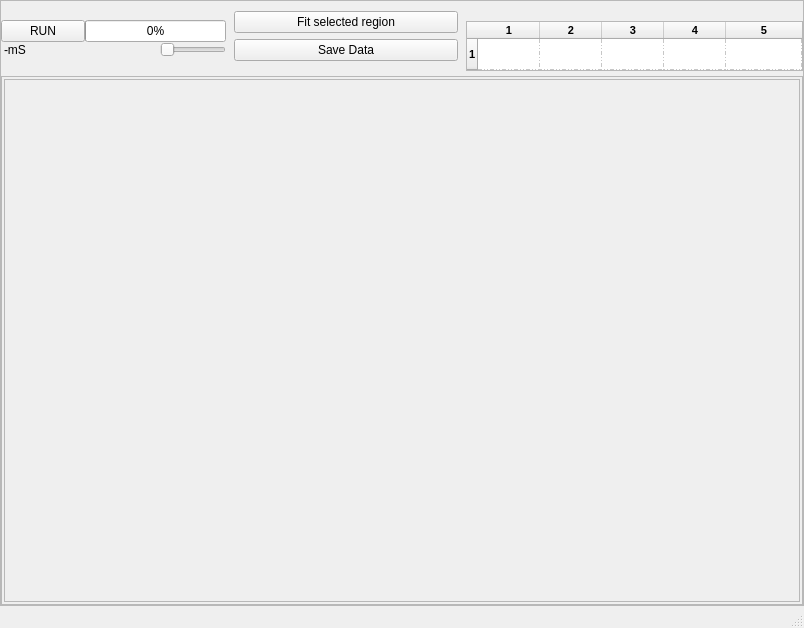
<?xml version="1.0" encoding="UTF-8"?>
<ui version="4.0">
    <class>MainWindow</class>
    <widget class="QMainWindow" name="MainWindow">
        <property name="geometry">
            <rect>
                <x>0</x>
                <y>0</y>
                <width>804</width>
                <height>628</height>
            </rect>
        </property>
        <property name="windowTitle">
            <string>MainWindow</string>
        </property>
        <widget class="QWidget" name="centralwidget">
            <layout class="QGridLayout" name="gridLayout_3">
                <property name="margin">
                    <number>0</number>
                </property>
                <item row="0" column="0">
                    <widget class="QFrame" name="widgetFrameOuter">
                        <property name="sizePolicy">
                            <sizepolicy hsizetype="Preferred" vsizetype="Preferred">
                                <horstretch>0</horstretch>
                                <verstretch>0</verstretch>
                            </sizepolicy>
                        </property>
                        <property name="styleSheet">
                            <string notr="true"/>
                        </property>
                        <property name="frameShape">
                            <enum>QFrame::StyledPanel</enum>
                        </property>
                        <property name="frameShadow">
                            <enum>QFrame::Raised</enum>
                        </property>
                        <property name="class" stdset="0">
                            <string>PeripheralCollection</string>
                        </property>
                        <layout class="QVBoxLayout" name="verticalLayout_3">
                            <property name="spacing">
                                <number>5</number>
                            </property>
                            <property name="leftMargin">
                                <number>0</number>
                            </property>
                            <property name="topMargin">
                                <number>5</number>
                            </property>
                            <property name="rightMargin">
                                <number>0</number>
                            </property>
                            <property name="bottomMargin">
                                <number>0</number>
                            </property>
                            <item>
                                <widget class="QFrame" name="frame">
                                    <property name="sizePolicy">
                                        <sizepolicy hsizetype="Preferred" vsizetype="Maximum">
                                            <horstretch>0</horstretch>
                                            <verstretch>0</verstretch>
                                        </sizepolicy>
                                    </property>
                                    <property name="minimumSize">
                                        <size>
                                            <width>0</width>
                                            <height>60</height>
                                        </size>
                                    </property>
                                    <property name="frameShape">
                                        <enum>QFrame::NoFrame</enum>
                                    </property>
                                    <property name="frameShadow">
                                        <enum>QFrame::Raised</enum>
                                    </property>
                                    <property name="class" stdset="0">
                                        <string>PeripheralCollectionInner</string>
                                    </property>
                                    <layout class="QHBoxLayout" name="horizontalLayout" stretch="10,10,15">
                                        <property name="spacing">
                                            <number>8</number>
                                        </property>
                                        <property name="margin">
                                            <number>0</number>
                                        </property>
                                        <item>
                                            <widget class="QFrame" name="frame_3">
                                                <property name="sizePolicy">
                                                    <sizepolicy hsizetype="Preferred" vsizetype="Maximum">
                                                        <horstretch>0</horstretch>
                                                        <verstretch>0</verstretch>
                                                    </sizepolicy>
                                                </property>
                                                <property name="frameShape">
                                                    <enum>QFrame::NoFrame</enum>
                                                </property>
                                                <property name="frameShadow">
                                                    <enum>QFrame::Raised</enum>
                                                </property>
                                                <layout class="QGridLayout" name="gridLayout">
                                                    <property name="margin">
                                                        <number>0</number>
                                                    </property>
                                                    <property name="spacing">
                                                        <number>0</number>
                                                    </property>
                                                    <item row="2" column="0" colspan="2">
                                                        <widget class="QFrame" name="frame_6">
                                                            <property name="frameShape">
                                                                <enum>QFrame::NoFrame</enum>
                                                            </property>
                                                            <property name="frameShadow">
                                                                <enum>QFrame::Raised</enum>
                                                            </property>
                                                            <layout class="QHBoxLayout" name="horizontalLayout_2">
                                                                <property name="leftMargin">
                                                                    <number>3</number>
                                                                </property>
                                                                <property name="topMargin">
                                                                    <number>0</number>
                                                                </property>
                                                                <property name="rightMargin">
                                                                    <number>0</number>
                                                                </property>
                                                                <property name="bottomMargin">
                                                                    <number>0</number>
                                                                </property>
                                                                <item>
                                                                    <widget class="QLabel" name="tgLabel">
                                                                        <property name="minimumSize">
                                                                            <size>
                                                                                <width>150</width>
                                                                                <height>0</height>
                                                                            </size>
                                                                        </property>
                                                                        <property name="text">
                                                                            <string>-mS</string>
                                                                        </property>
                                                                    </widget>
                                                                </item>
                                                                <item>
                                                                    <widget class="QSlider" name="horizontalSlider">
                                                                        <property name="maximum">
                                                                            <number>9</number>
                                                                        </property>
                                                                        <property name="pageStep">
                                                                            <number>1</number>
                                                                        </property>
                                                                        <property name="orientation">
                                                                            <enum>Qt::Horizontal</enum>
                                                                        </property>
                                                                    </widget>
                                                                </item>
                                                            </layout>
                                                        </widget>
                                                    </item>
                                                    <item row="0" column="0">
                                                        <widget class="QPushButton" name="pushButton_4">
                                                            <property name="text">
                                                                <string>RUN</string>
                                                            </property>
                                                        </widget>
                                                    </item>
                                                    <item row="0" column="1">
                                                        <widget class="QProgressBar" name="progressBar">
                                                            <property name="maximumSize">
                                                                <size>
                                                                    <width>150</width>
                                                                    <height>16777215</height>
                                                                </size>
                                                            </property>
                                                            <property name="value">
                                                                <number>0</number>
                                                            </property>
                                                        </widget>
                                                    </item>
                                                </layout>
                                            </widget>
                                        </item>
                                        <item>
                                            <widget class="QFrame" name="frame_5">
                                                <property name="sizePolicy">
                                                    <sizepolicy hsizetype="Preferred" vsizetype="Maximum">
                                                        <horstretch>0</horstretch>
                                                        <verstretch>0</verstretch>
                                                    </sizepolicy>
                                                </property>
                                                <property name="frameShape">
                                                    <enum>QFrame::NoFrame</enum>
                                                </property>
                                                <property name="frameShadow">
                                                    <enum>QFrame::Raised</enum>
                                                </property>
                                                <layout class="QVBoxLayout" name="verticalLayout_4">
                                                    <property name="leftMargin">
                                                        <number>0</number>
                                                    </property>
                                                    <property name="topMargin">
                                                        <number>0</number>
                                                    </property>
                                                    <property name="rightMargin">
                                                        <number>0</number>
                                                    </property>
                                                    <property name="bottomMargin">
                                                        <number>4</number>
                                                    </property>
                                                    <item>
                                                        <widget class="QPushButton" name="pushButton_5">
                                                            <property name="text">
                                                                <string>Fit selected region</string>
                                                            </property>
                                                        </widget>
                                                    </item>
                                                    <item>
                                                        <widget class="QPushButton" name="pushButton_6">
                                                            <property name="text">
                                                                <string>Save Data</string>
                                                            </property>
                                                        </widget>
                                                    </item>
                                                </layout>
                                            </widget>
                                        </item>
                                        <item>
                                            <widget class="QFrame" name="frame_4">
                                                <property name="sizePolicy">
                                                    <sizepolicy hsizetype="Preferred" vsizetype="Maximum">
                                                        <horstretch>0</horstretch>
                                                        <verstretch>0</verstretch>
                                                    </sizepolicy>
                                                </property>
                                                <property name="minimumSize">
                                                    <size>
                                                        <width>300</width>
                                                        <height>0</height>
                                                    </size>
                                                </property>
                                                <property name="frameShape">
                                                    <enum>QFrame::NoFrame</enum>
                                                </property>
                                                <property name="frameShadow">
                                                    <enum>QFrame::Raised</enum>
                                                </property>
                                                <layout class="QVBoxLayout" name="verticalLayout_2">
                                                    <property name="spacing">
                                                        <number>0</number>
                                                    </property>
                                                    <property name="margin">
                                                        <number>0</number>
                                                    </property>
                                                    <item>
                                                        <widget class="QLabel" name="msg">
                                                            <property name="font">
                                                                <font>
                                                                    <pointsize>10</pointsize>
                                                                    <weight>50</weight>
                                                                    <bold>false</bold>
                                                                </font>
                                                            </property>
                                                            <property name="text">
                                                                <string/>
                                                            </property>
                                                        </widget>
                                                    </item>
                                                    <item>
                                                        <widget class="QTableWidget" name="FitTable">
                                                            <property name="maximumSize">
                                                                <size>
                                                                    <width>16777215</width>
                                                                    <height>50</height>
                                                                </size>
                                                            </property>
                                                            <property name="font">
                                                                <font>
                                                                    <pointsize>8</pointsize>
                                                                    <weight>75</weight>
                                                                    <bold>true</bold>
                                                                </font>
                                                            </property>
                                                            <property name="horizontalScrollBarPolicy">
                                                                <enum>Qt::ScrollBarAlwaysOff</enum>
                                                            </property>
                                                            <property name="gridStyle">
                                                                <enum>Qt::DashDotDotLine</enum>
                                                            </property>
                                                            <property name="cornerButtonEnabled">
                                                                <bool>false</bool>
                                                            </property>
                                                            <property name="rowCount">
                                                                <number>1</number>
                                                            </property>
                                                            <property name="columnCount">
                                                                <number>5</number>
                                                            </property>
                                                            <attribute name="horizontalHeaderDefaultSectionSize">
                                                                <number>62</number>
                                                            </attribute>
                                                            <attribute name="horizontalHeaderMinimumSectionSize">
                                                                <number>40</number>
                                                            </attribute>
                                                            <attribute name="horizontalHeaderStretchLastSection">
                                                                <bool>true</bool>
                                                            </attribute>
                                                            <attribute name="verticalHeaderDefaultSectionSize">
                                                                <number>20</number>
                                                            </attribute>
                                                            <attribute name="verticalHeaderStretchLastSection">
                                                                <bool>true</bool>
                                                            </attribute>
                                                            <row/>
                                                            <column/>
                                                            <column/>
                                                            <column/>
                                                            <column/>
                                                            <column/>
                                                        </widget>
                                                    </item>
                                                </layout>
                                            </widget>
                                        </item>
                                    </layout>
                                </widget>
                            </item>
                            <item>
                                <widget class="QFrame" name="frame_2">
                                    <property name="sizePolicy">
                                        <sizepolicy hsizetype="Preferred" vsizetype="Preferred">
                                            <horstretch>0</horstretch>
                                            <verstretch>0</verstretch>
                                        </sizepolicy>
                                    </property>
                                    <property name="minimumSize">
                                        <size>
                                            <width>0</width>
                                            <height>50</height>
                                        </size>
                                    </property>
                                    <property name="frameShape">
                                        <enum>QFrame::StyledPanel</enum>
                                    </property>
                                    <property name="frameShadow">
                                        <enum>QFrame::Raised</enum>
                                    </property>
                                    <property name="class" stdset="0">
                                        <string>PeripheralCollectionInner</string>
                                    </property>
                                    <layout class="QGridLayout" name="gridLayout_2">
                                        <property name="horizontalSpacing">
                                            <number>2</number>
                                        </property>
                                        <property name="margin">
                                            <number>2</number>
                                        </property>
                                        <item row="0" column="0">
                                            <widget class="QScrollArea" name="scrollArea">
                                                <property name="widgetResizable">
                                                    <bool>true</bool>
                                                </property>
                                                <widget class="QWidget" name="scrollAreaWidgetContents">
                                                    <property name="geometry">
                                                        <rect>
                                                            <x>0</x>
                                                            <y>0</y>
                                                            <width>794</width>
                                                            <height>495</height>
                                                        </rect>
                                                    </property>
                                                    <layout class="QGridLayout" name="gridLayout_4">
                                                        <property name="margin">
                                                            <number>2</number>
                                                        </property>
                                                        <property name="spacing">
                                                            <number>2</number>
                                                        </property>
                                                        <item row="0" column="0">
                                                            <layout class="QGridLayout" name="plot_area"/>
                                                        </item>
                                                    </layout>
                                                </widget>
                                            </widget>
                                        </item>
                                    </layout>
                                </widget>
                            </item>
                        </layout>
                    </widget>
                </item>
            </layout>
        </widget>
        <widget class="QMenuBar" name="menubar">
            <property name="geometry">
                <rect>
                    <x>0</x>
                    <y>0</y>
                    <width>804</width>
                    <height>25</height>
                </rect>
            </property>
        </widget>
        <widget class="QStatusBar" name="statusbar"/>
    </widget>
    <resources/>
    <connections>
        <connection>
            <sender>pushButton_5</sender>
            <signal>clicked()</signal>
            <receiver>MainWindow</receiver>
            <slot>fit()</slot>
            <hints>
                <hint type="sourcelabel">
                    <x>496</x>
                    <y>60</y>
                </hint>
                <hint type="destinationlabel">
                    <x>293</x>
                    <y>-9</y>
                </hint>
            </hints>
        </connection>
        <connection>
            <sender>horizontalSlider</sender>
            <signal>valueChanged(int)</signal>
            <receiver>MainWindow</receiver>
            <slot>setTimebase(int)</slot>
            <hints>
                <hint type="sourcelabel">
                    <x>192</x>
                    <y>99</y>
                </hint>
                <hint type="destinationlabel">
                    <x>229</x>
                    <y>-9</y>
                </hint>
            </hints>
        </connection>
        <connection>
            <sender>pushButton_4</sender>
            <signal>clicked()</signal>
            <receiver>MainWindow</receiver>
            <slot>start()</slot>
            <hints>
                <hint type="sourcelabel">
                    <x>82</x>
                    <y>41</y>
                </hint>
                <hint type="destinationlabel">
                    <x>109</x>
                    <y>-2</y>
                </hint>
            </hints>
        </connection>
        <connection>
            <sender>pushButton_6</sender>
            <signal>clicked()</signal>
            <receiver>MainWindow</receiver>
            <slot>saveData()</slot>
            <hints>
                <hint type="sourcelabel">
                    <x>462</x>
                    <y>82</y>
                </hint>
                <hint type="destinationlabel">
                    <x>592</x>
                    <y>-9</y>
                </hint>
            </hints>
        </connection>
    </connections>
    <slots>
        <slot>run()</slot>
        <slot>delete_curve()</slot>
        <slot>fit()</slot>
        <slot>setTimebase(int)</slot>
        <slot>start()</slot>
        <slot>stop()</slot>
        <slot>saveData()</slot>
    </slots>
</ui>
